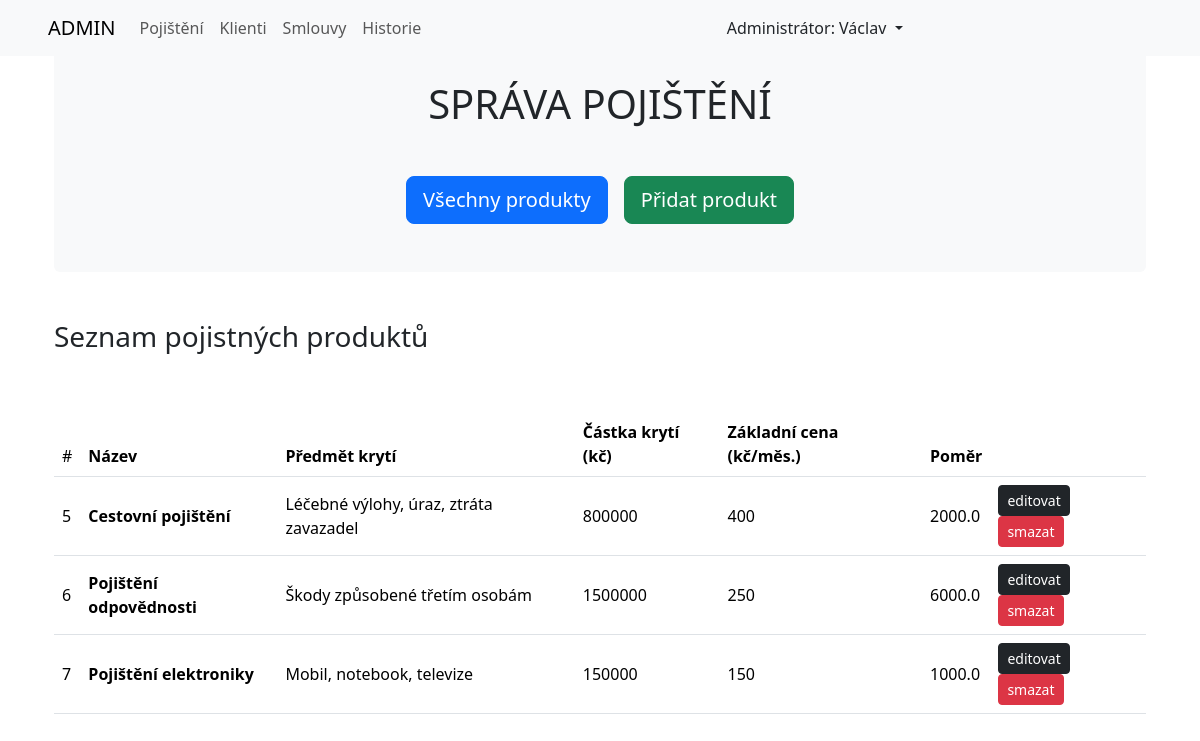
Page /pojisteni on the earlier database version.
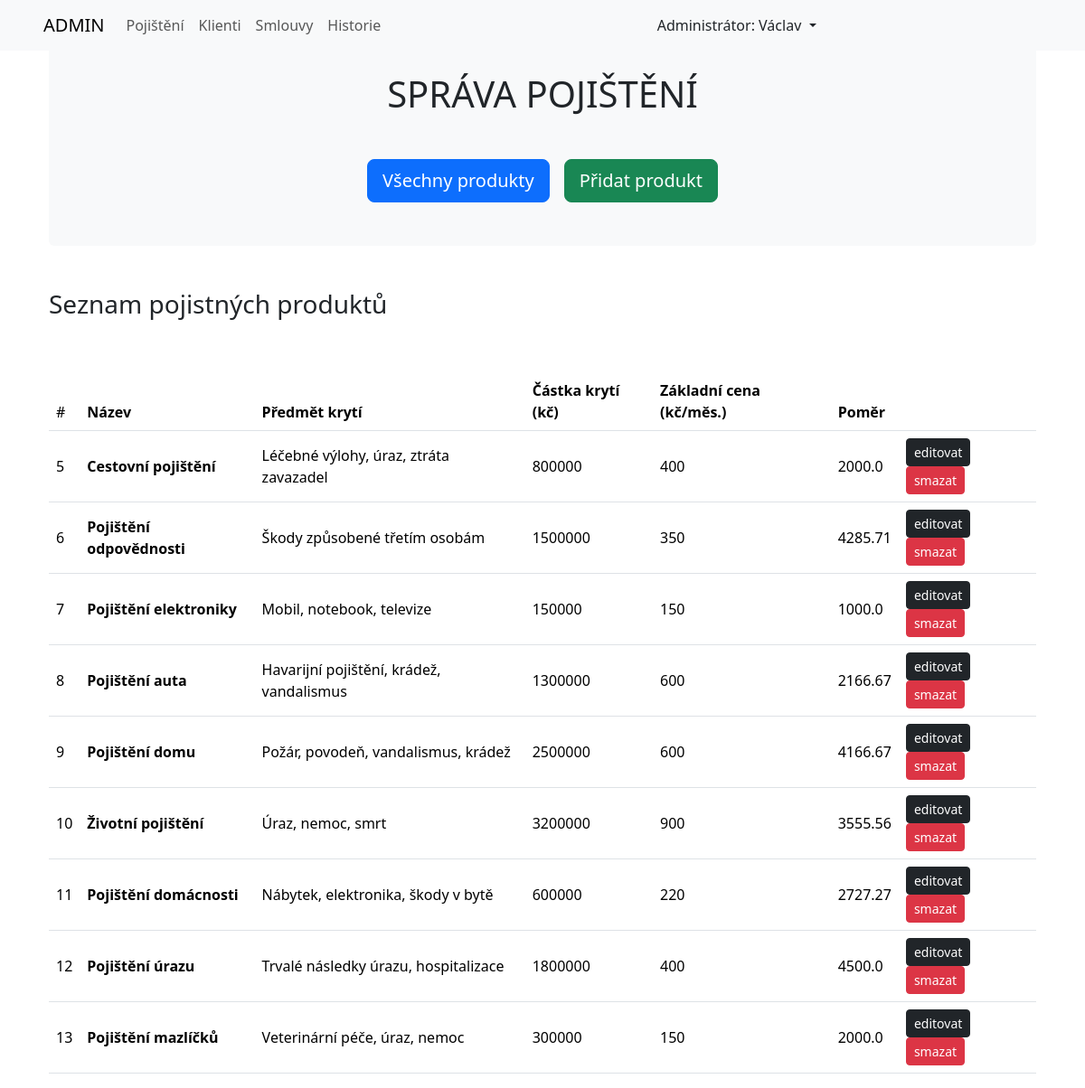
Same page on the later database version.
### pojistenci_app/models.py (models this page shows, shortened)
class Produkty(models.Model):
    nazev = models.CharField(max_length=80, verbose_name="Název pojištění")
    predmet_kryti = models.CharField(
        max_length=200, verbose_name="Předmět krytí")
    zakladni_castka = models.IntegerField(
        verbose_name="Základní částka krytí")
    zakladni_cena = models.IntegerField(verbose_name="Základní cena")
    pomer = models.FloatField("Poměr mezi částkou krytí a cenou pojištění")
    class Meta:
        verbose_name = "Produkt"
        verbose_name_plural = "Produkty"

### pojistenci_app/views.py (the view)
# urls.py: path('pojisteni',
def pojisteni(request):
    pojistovaci_produkty = Produkty.objects.all()
    return render(request, 'pojistenci_app/pojisteni.html', {'produkty': pojistovaci_produkty})

### pojistenci_app/templates/pojistenci_app/pojisteni.html (shortened to what this page needs)
{% extends "base.html" %}
{% load static %}
{% block styles %}
    <link rel="stylesheet" href={% static "pojistenci_app/pojisteni.css" %}>
{% endblock styles %}
{% block content %}
    <div class="container-md">
        <h1 class="text-center pt-4 bg-light mb-0">SPRÁVA POJIŠTĚNÍ</h1>
        <div class="bg-light p-5 mb-5 d-flex gap-3 justify-content-center rounded-bottom">
            <a class="btn btn-primary btn-lg" href={% url "pojisteni" %}>Všechny produkty</a>
            <a class="btn btn-success btn-lg" href={% url "pridat_pojisteni" %}>Přidat produkt</a>
        </div>
        {% if pridat or editovat or vymazat %}
            {% block form %}
            {% endblock form %}
        {% else %}
        <h3 class="mb-5">Seznam pojistných produktů</h3>
        <table class="table table-hover" id="vsechny_produkty">
            <thead>
            <tr>
                <td scope="col">#</td>
                <th scope="col">Název</th>
                <th scope="col">Předmět krytí</th>
                <th scope="col">Částka krytí (kč)</th>
                <th scope="col">Základní cena (kč/měs.)</th>
                <th scope="col">Poměr</th>
                <th scope="col"></th>
            </tr>
            </thead>
            <tbody>
            {% for produkt in produkty %}
            <tr style="vertical-align: middle;">
                <td scope="row">{{ produkt.id }}</td>
                <th>{{ produkt.nazev }}</th>
                <td>{{ produkt.predmet_kryti }}</td>
                <td>{{ produkt.zakladni_castka }}</td>
                <td>{{ produkt.zakladni_cena }}</td>
                <td>{{ produkt.pomer }}</td>
                <td>
                    <a class="btn btn-dark btn-sm" href={% url "editovat_pojisteni" produkt.id %}>editovat</a>
                    <a class="btn btn-danger btn-sm" href={% url "vymazat_pojisteni" produkt.id %}>smazat</a>
                </td>
            </tr>
            {% endfor %}
            </tbody>
        </table>
        {% endif %}
    </div>
{% endblock content %}

Differences in the rows shown:
changed Produkty "Pojištění odpovědnosti": zakladni_cena "250" → "350"; pomer "6000.0" → "4285.71"
added Produkty: id "8", nazev "Pojištění auta", predmet_kryti "Havarijní pojištění, krádež, vandalismus", zakladni_castka "1300000", zakladni_cena "600", pomer "2166.67"
added Produkty: id "9", nazev "Pojištění domu", predmet_kryti "Požár, povodeň, vandalismus, krádež", zakladni_castka "2500000", zakladni_cena "600", pomer "4166.67"
added Produkty: id "10", nazev "Životní pojištění", predmet_kryti "Úraz, nemoc, smrt", zakladni_castka "3200000", zakladni_cena "900", pomer "3555.56"
added Produkty: id "11", nazev "Pojištění domácnosti", predmet_kryti "Nábytek, elektronika, škody v bytě", zakladni_castka "600000", zakladni_cena "220", pomer "2727.27"
added Produkty: id "12", nazev "Pojištění úrazu", predmet_kryti "Trvalé následky úrazu, hospitalizace", zakladni_castka "1800000", zakladni_cena "400", pomer "4500.0"
added Produkty: id "13", nazev "Pojištění mazlíčků", predmet_kryti "Veterinární péče, úraz, nemoc", zakladni_castka "300000", zakladni_cena "150", pomer "2000.0"
